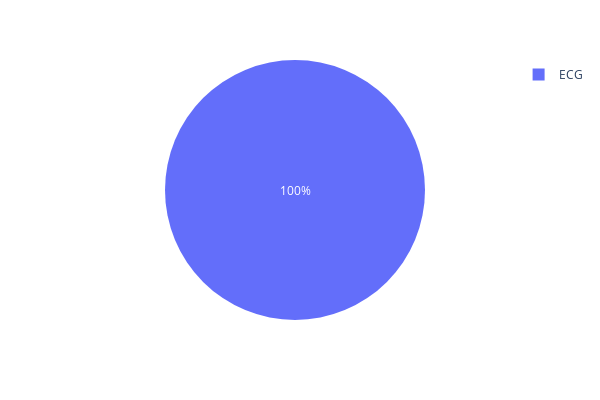

This figure's notebook cell:
### Markdown cell above
**Heart rate sensors** and **locations**

### Code cell
heart_rate = df[df["physio-parameter"] == "Heart Rate"]
heart_rate_location_counts = heart_rate["how"].value_counts().reset_index()
heart_rate_location_counts.columns = ["Location", "Count"]

fig = px.pie(
    heart_rate_location_counts,
    names="Location",
    values="Count",
    width=600,
    height=400,
    template="plotly_white",
)

fig.show()

### Figure 1 — Plotly figure (JSON) as saved in the notebook; plotly's stock layout.template omitted (floating-point values rounded to 4 significant figures)
{"data": [{"domain": {"x": [0, 1], "y": [0, 1]}, "hovertemplate": "Location=%{label}<br>Count=%{value}<extra></extra>", "labels": ["ECG"], "legendgroup": "", "name": "", "showlegend": true, "type": "pie", "values": [2]}], "layout": {"height": 400, "legend": {"tracegroupgap": 0}, "margin": {"t": 60}, "width": 600}}
